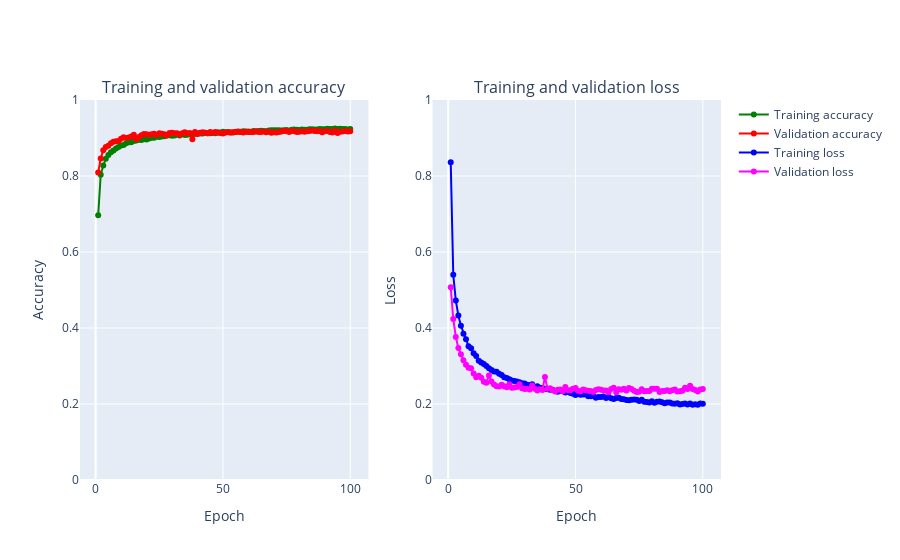

Here is the notebook cell this chart was saved with:
### Code cell
plot_accuracy_and_loss(history_upgrade, "accuracy")
